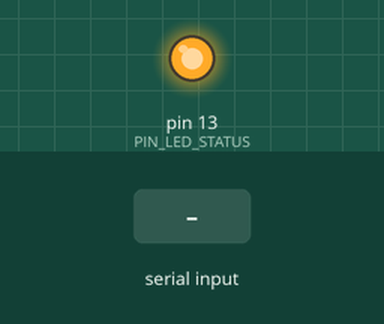
Recording of a sketch running on a simulated Arduino Uno, built with avr-gcc and run on an emulated ATmega328P. On the bench: output pins drawn as LEDs (lit = HIGH). Inputs (shaded band) come from the test bench. What the sketch prints to the serial monitor is not drawn.

Above: at 0.01 s.
At 1.8 s:
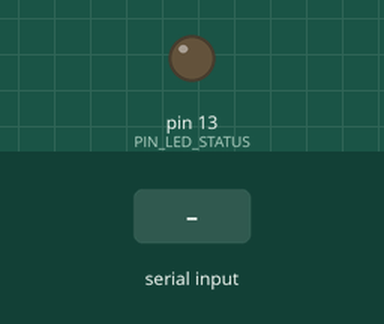
1.9 s: "<<PING>>" received over Serial
3.4 s: "<90,45>" received over Serial
4.9 s: "<2>" received over Serial
Timing chart, 0 to 7.9 s (numbered marks = the images above; inputs shaded):
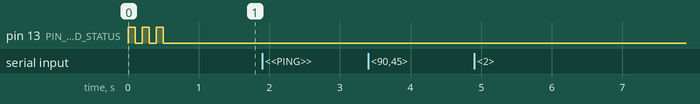

The sketch:

arduino_control.ino
```cpp
#include <Arduino.h>
#include <Servo.h>

// =============================================================================
// V.I.S.O.R. - Arduino Uno Dispenser Controller
// =============================================================================
// Serial Protocol:
//  - Baud Rate: 9600
//  - Command Format: <DISP:b,a>\n
//    - b: Bandage (1 = dispense, 0 = hold)
//    - a: Alcohol Pad (1 = dispense, 0 = hold)
//    // - g: Gauze Pad (1 = dispense, 0 = hold) [DISABLED: 2-item dispensing only]
// =============================================================================

// --- Pin Definitions ---
const uint8_t PIN_SERVO_BANDAGE = 9;
const uint8_t PIN_SERVO_ALCOHOL = 10;
// const uint8_t PIN_SERVO_GAUZE = 11; // [DISABLED: 2-item dispensing only]
const uint8_t PIN_LED_STATUS = 13;

// --- Continuous Rotation Servo Tuning (FEETECH FS90R) ---
// FS90R maximum speed @ 5V is ~110-120 RPM (at 0 and 180).
// Center stop position is 90 (~1500us pulse width).
// For ~50 RPM (~45% throttle under rack load):
//  - Forward: 90 - 42 = 48 (range: 45 - 48)
//  - Reverse: 90 + 42 = 132 (range: 132 - 135)
const int SERVO_STOP = 90;
const int SERVO_FORWARD = 48;   // ~50 RPM forward push
const int SERVO_REVERSE = 132;  // ~50 RPM reverse retract

// --- Dispense Cycle Timing ---
// Actuates at ~50 RPM for 1.7 seconds (1700 ms) for positive rack travel & ejection:
const unsigned long TIME_PUSH_MS = 1700;     // 1.7s push stroke @ ~50 RPM
const unsigned long TIME_PAUSE_MS = 150;     // Dwell buffer before retract
const unsigned long TIME_RETRACT_MS = 1700;  // 1.7s retract stroke to reset rack

Servo servoBandage;
Servo servoAlcohol;
// Servo servoGauze; // [DISABLED: 2-item dispensing only]

const size_t SERIAL_BUF_SIZE = 64;
char serialBuffer[SERIAL_BUF_SIZE];
size_t bufferIndex = 0;
bool commandReady = false;

void processCommand(const char* cmd);
void dispenseSupplies(bool dispenseBandage, bool dispenseAlcohol/*, bool dispenseGauze*/);
void runDispenserCycle(Servo& servo, uint8_t pin);

/**
 * @brief Initializes Arduino I/O pins, serial communication, and blinks status LED.
 *
 * Configures the status LED pin as output, establishes Serial at 9600 baud,
 * resets servo trigger lines, emits STATUS:READY to the host Raspberry Pi,
 * and performs a 3-blink initialization sequence.
 */
void setup() {
  pinMode(PIN_LED_STATUS, OUTPUT);
  digitalWrite(PIN_LED_STATUS, LOW);

  Serial.begin(9600);
  while (!Serial && millis() < 3000) {
  }

  digitalWrite(PIN_SERVO_BANDAGE, LOW);
  digitalWrite(PIN_SERVO_ALCOHOL, LOW);
  // digitalWrite(PIN_SERVO_GAUZE, LOW); // [DISABLED: 2-item dispensing only]

  Serial.println("STATUS:READY");

  for (int i = 0; i < 3; i++) {
    digitalWrite(PIN_LED_STATUS, HIGH);
    delay(100);
    digitalWrite(PIN_LED_STATUS, LOW);
    delay(100);
  }
}

/**
 * @brief Main polling loop for receiving framing packets from the serial interface.
 *
 * Reads incoming characters into a static buffer framed by '<' and '>'.
 * Once a full packet is framed, triggers command processing via processCommand().
 */
void loop() {
  while (Serial.available() > 0) {
    char c = Serial.read();

    if (c == '<') {
      bufferIndex = 0;
      serialBuffer[bufferIndex++] = c;
    } else if (c == '>') {
      if (bufferIndex < SERIAL_BUF_SIZE - 1) {
        serialBuffer[bufferIndex++] = c;
        serialBuffer[bufferIndex] = '\0';
        commandReady = true;
      }
      break;
    } else if (c == '\n' || c == '\r') {
      continue;
    } else {
      if (bufferIndex > 0 && bufferIndex < SERIAL_BUF_SIZE - 1) {
        serialBuffer[bufferIndex++] = c;
      }
    }
  }

  if (commandReady) {
    processCommand(serialBuffer);
    commandReady = false;
    bufferIndex = 0;
  }
}

/**
 * @brief Parses and executes received protocol commands.
 *
 * Supported commands:
 *  - <DISP:b,a>: Parses binary flags for bandage and alcohol pad (gauze pad disabled).
 *                Sends ACK:DISP:b,a and initiates servo actuation or holds.
 *  - <PING>: Responds with PONG for heartbeat/liveness testing.
 *  - Unknown commands emit ERR:UNKNOWN_COMMAND:<cmd>.
 *
 * @param cmd Null-terminated character string containing the framed command.
 */
void processCommand(const char* cmd) {
  int b = 0, a = 0;
  // int g = 0; // [DISABLED: 3rd item gauze pad]

  if (sscanf(cmd, "<DISP:%d,%d>", &b, &a) == 2) {
    bool doBandage = (b == 1);
    bool doAlcohol = (a == 1);
    // bool doGauze = (g == 1);

    Serial.print("ACK:DISP:");
    Serial.print(doBandage ? "1," : "0,");
    Serial.println(doAlcohol ? "1" : "0");
    // Serial.println(doGauze ? "1" : "0");

    if (doBandage || doAlcohol /*|| doGauze*/) {
      dispenseSupplies(doBandage, doAlcohol /*, doGauze*/);
    } else {
      Serial.println("STATUS:HOLD_ALL");
    }
  } else if (strcmp(cmd, "<PING>") == 0) {
    Serial.println("PONG");
  } else {
    Serial.print("ERR:UNKNOWN_COMMAND:");
    Serial.println(cmd);
  }
}

/**
 * @brief Coordinates sequential dispensing of requested first-aid items.
 *
 * Turns on the active indicator LED and executes runDispenserCycle() for each
 * enabled item in sequence, emitting status strings over Serial.
 *
 * @param doBandage Whether to actuate the bandage dispenser servo.
 * @param doAlcohol Whether to actuate the alcohol pad dispenser servo.
 * // @param doGauze   Whether to actuate the gauze pad dispenser servo. [DISABLED: 2-item dispensing only]
 */
void dispenseSupplies(bool doBandage, bool doAlcohol/*, bool doGauze*/) {
  digitalWrite(PIN_LED_STATUS, HIGH);

  if (doBandage) {
    Serial.println("STATUS:DISPENSING_BANDAGE");
    runDispenserCycle(servoBandage, PIN_SERVO_BANDAGE);
  }

  if (doAlcohol) {
    Serial.println("STATUS:DISPENSING_ALCOHOL");
    runDispenserCycle(servoAlcohol, PIN_SERVO_ALCOHOL);
  }

  // [DISABLED: 3rd item gauze pad]
  // if (doGauze) {
  //   Serial.println("STATUS:DISPENSING_GAUZE");
  //   runDispenserCycle(servoGauze, PIN_SERVO_GAUZE);
  // }

  digitalWrite(PIN_LED_STATUS, LOW);
  Serial.println("STATUS:DISPENSE_COMPLETE");
}

/**
 * @brief Drives an individual continuous rotation/position servo through a push-and-retract cycle.
 *
 * Attaches the servo to its control pin, drives it forward (TIME_PUSH_MS) to eject supply,
 * pauses briefly (TIME_PAUSE_MS), drives in reverse (TIME_RETRACT_MS) to reset mechanism,
 * and detaches the servo to prevent continuous power draw and jitter.
 *
 * @param servo Reference to the Servo object.
 * @param pin   PWM/Digital pin number associated with the servo.
 */
void runDispenserCycle(Servo& servo, uint8_t pin) {
  servo.attach(pin);
  delay(50);

  servo.write(SERVO_FORWARD);
  delay(TIME_PUSH_MS);

  servo.write(SERVO_STOP);
  delay(TIME_PAUSE_MS);

  servo.write(SERVO_REVERSE);
  delay(TIME_RETRACT_MS);

  servo.write(SERVO_STOP);
  delay(50);
  servo.detach();
}
```

Measured:
- after the input at 1.9 s, every drawn part: stays the same
- after the input at 3.4 s, every drawn part: stays the same
- after the input at 4.9 s, every drawn part: stays the same
